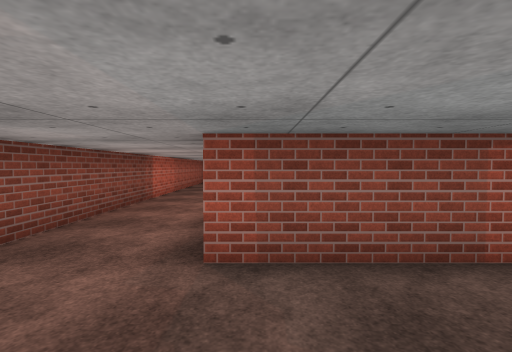
[1] (above)

24 first-person views from a walk through a 3-D level made in the Unity game engine. The camera is 1.5 m above the floor, tilts 2° down and sees 85° across. The floor is counted in squares, 2 m on a side. Each view is taken from the middle of a square. On the plan, view 1 faces up. The plan holds only what a view shows up to about 10 squares ahead; the rest is blank. The place goes on beyond the plan. The player is left out. Surface patterns are stand-ins for the level's own textures.

[2]
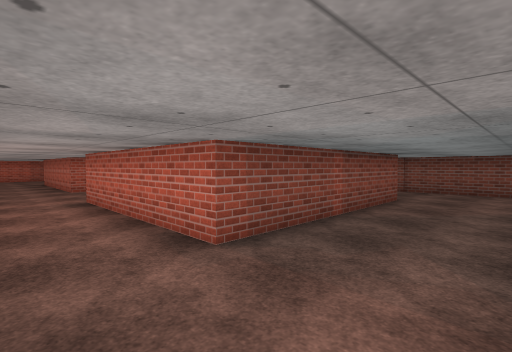

[3]
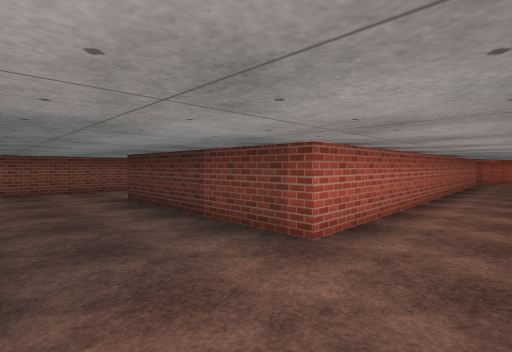

[4]
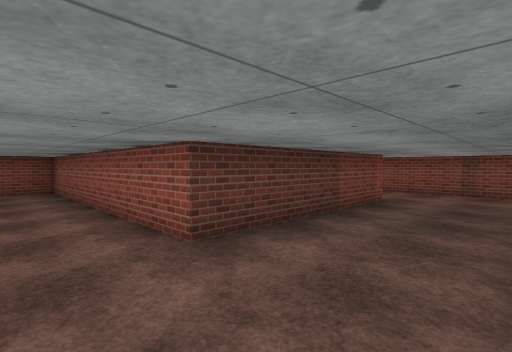

[5]
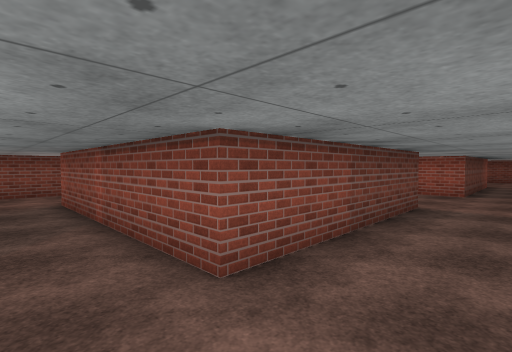

[6]
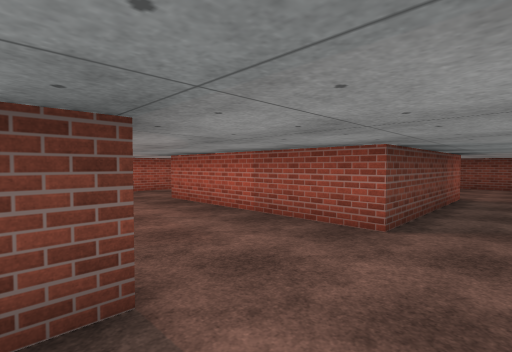

[7]
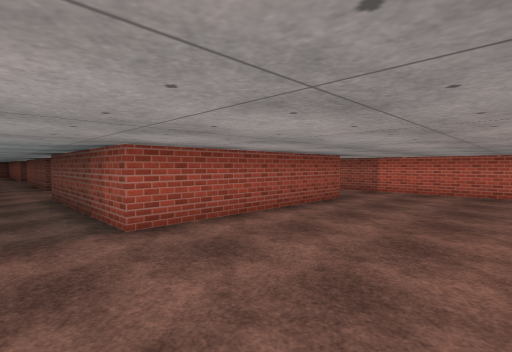

[8]
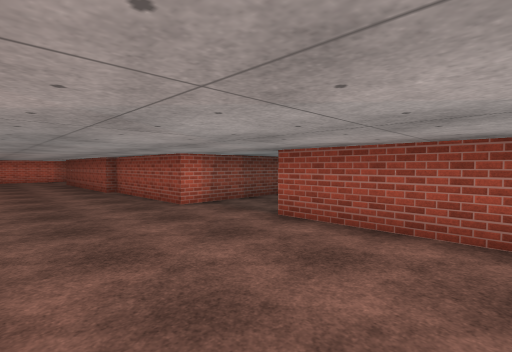

[9]
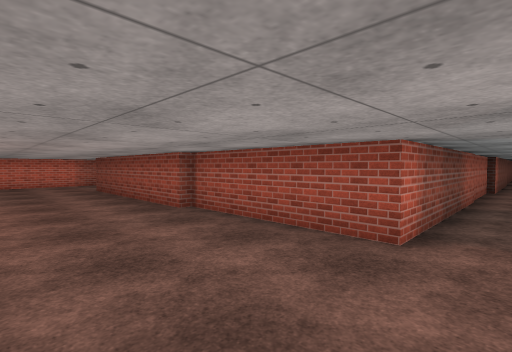

[10]
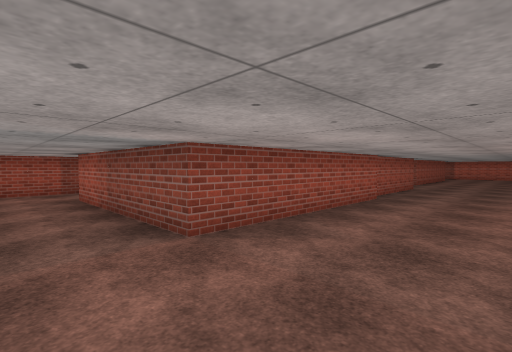

[11]
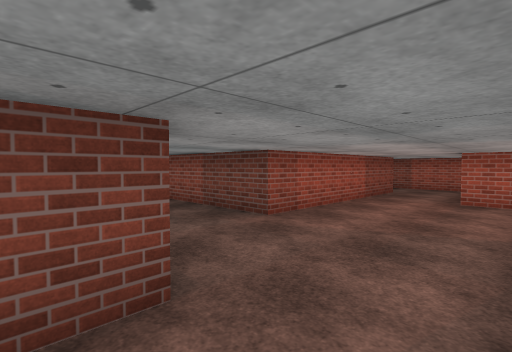

[12]
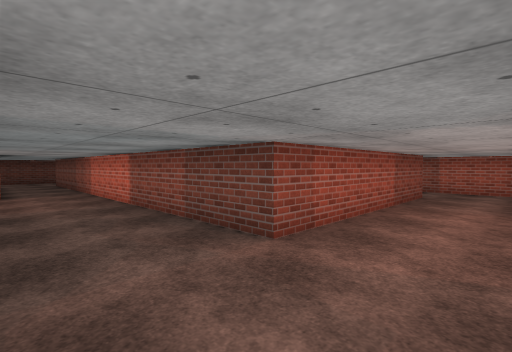

[13]
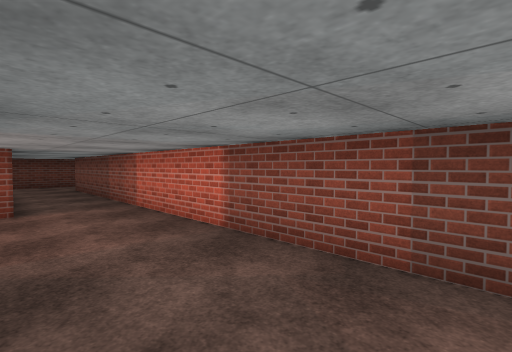

[14]
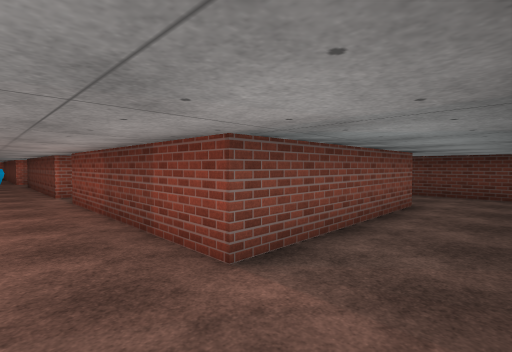

[15]
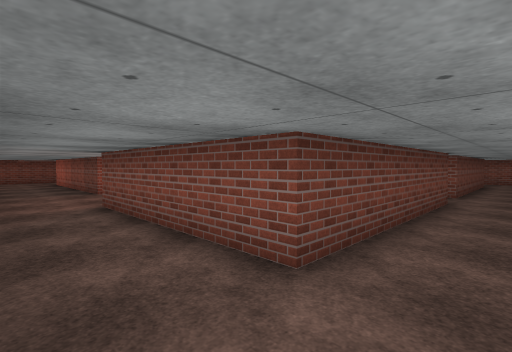

[16]
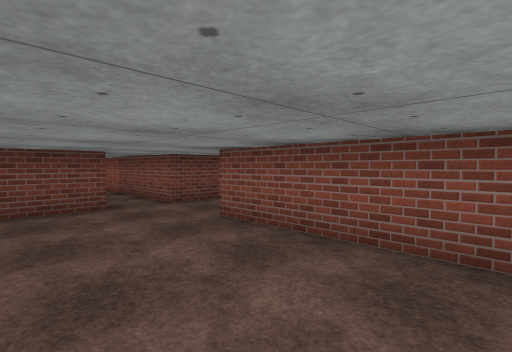

[17]
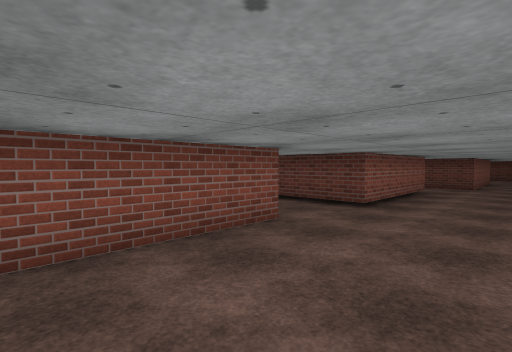

[18]
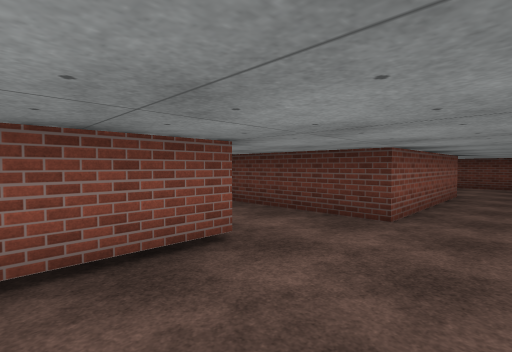

[19]
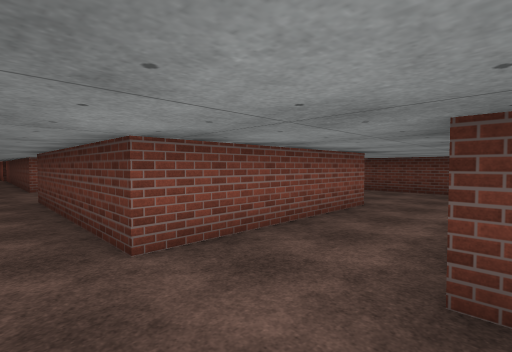

[20]
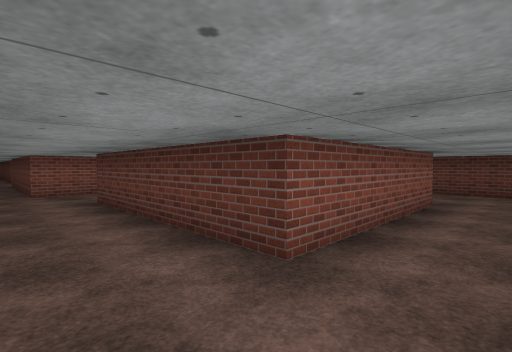

[21]
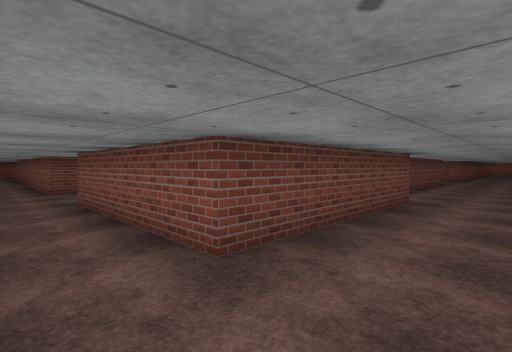

[22]
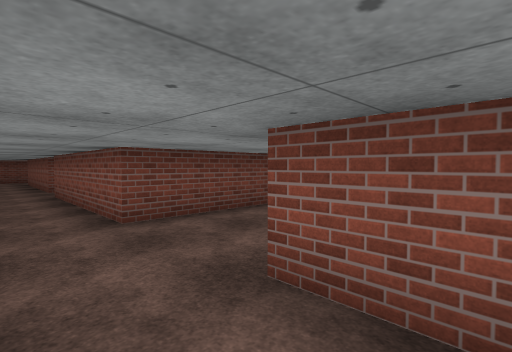

[23]
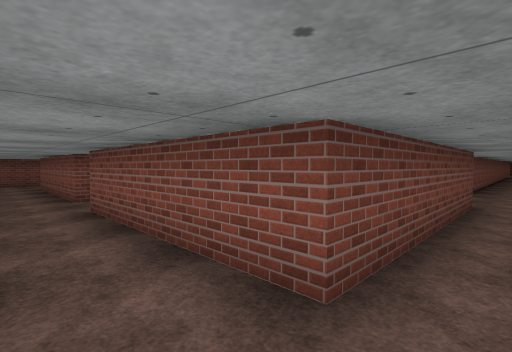

[24]
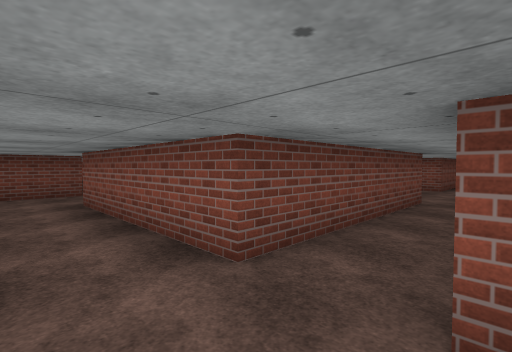

### Floor plan
Points are (right, up) in squares from view 1. A wall is a line through its corners. A room is listed if a view was taken in it or the views show most of it. See-through windows are left out.
Room 1 (views 1, 2, 3, 4, 5, 6, 7, 8, 9, 10)
walls: (6.9, -1.4) (6.9, 14.2) (10.5, 14.2); (4.5, 6.6) (4.5, 2.1) (-0.4, 2.1) (-0.4, 6.6); (-0.4, -10.5) (-0.4, -0.4) (4.5, -0.4) (4.5, -7.3) (5.6, -7.3); (-2.4, 10.6) (-2.4, -1.2); (-0.1, 13.7) (4.8, 13.7) (4.8, 9.3) (-0.1, 9.3) (-0.1, 12.2); (10.5, 14.4) (15.4, 14.4) (15.4, 11.5); (5.5, 17.4) (4.2, 17.4); (-2.4, 16.8) (-2.4, 12.4); (18.1, 14.9) (18.1, 16.5)
ways out: opening at (16.5, 11) to room 2
Room 2 (views 11, 12, 13, 14, 15, 16, 17, 18, 19, 20, 21, 22, 23, 24)
walls: (18.8, -4.9) (21.2, -4.9); (25.6, -2.8) (20.6, -2.8) (20.6, 1.6) (25.6, 1.6); (23.4, -9.4) (18.4, -9.4) (18.4, -4.9); (21.3, 4.1) (21.3, 7.9); (29.5, -2.8) (26.8, -2.8) (26.8, 1.6) (29.5, 1.6); (28.8, -9.1) (26.6, -9.1) (26.6, -4.6); (23.4, -15.2) (18.4, -15.2) (18.4, -10.8); (21.2, 9.6) (22, 9.6); (29.5, -14.8) (26.2, -14.8) (26.2, -11) (28.2, -11); (13.5, 8.1) (18.9, 8.1) (18.9, -3) (17.2, -3); (11.9, 9.6) (11.9, 7.5); (15.4, 11.5) (15.4, 10); (25.3, -21.4) (25.3, -16.9) (29.5, -16.9); (23.4, -22.2) (18.4, -22.2) (18.4, -17.7) (23.4, -17.7); (28.5, -21.3) (26.2, -21.3); (24.5, -24.7) (26.9, -24.7); (17.2, -24.7) (19, -24.7)
ways out: opening at (16.5, 11) to room 1

Where each view was taken, in squares from view 1:
view 1: 0 up, 0 right, facing up
view 2: 0 up, 2 left, facing up-right
view 3: 2 up, 2 left, facing down-right
view 4: 2 up, 6 right, facing down-left
view 5: 1 up, 6 right, facing up-left
view 6: 6 up, 6 right, facing up-left
view 7: 17 up, 6 right, facing down-left
view 8: 17 up, 2 right, facing down-right
view 9: 17 up, 6 right, facing down-right
view 10: 17 up, 17 right, facing down-left
view 11: 11 up, 22 right, facing down-left
view 12: 10 up, 21 right, facing down-left
view 13: 7 up, 21 right, facing down-left
view 14: 3 up, 19 right, facing down-right
view 15: 4 down, 19 right, facing up-right
view 16: 8 down, 24 right, facing up-right
view 17: 6 down, 24 right, facing down-right
view 18: 13 down, 24 right, facing down-right
view 19: 16 down, 23 right, facing down-right
view 20: 16 down, 17 right, facing down-right
view 21: 24 down, 17 right, facing up-right
view 22: 19 down, 17 right, facing up-right
view 23: 16 down, 17 right, facing up-right
view 24: 11 down, 17 right, facing up-right
